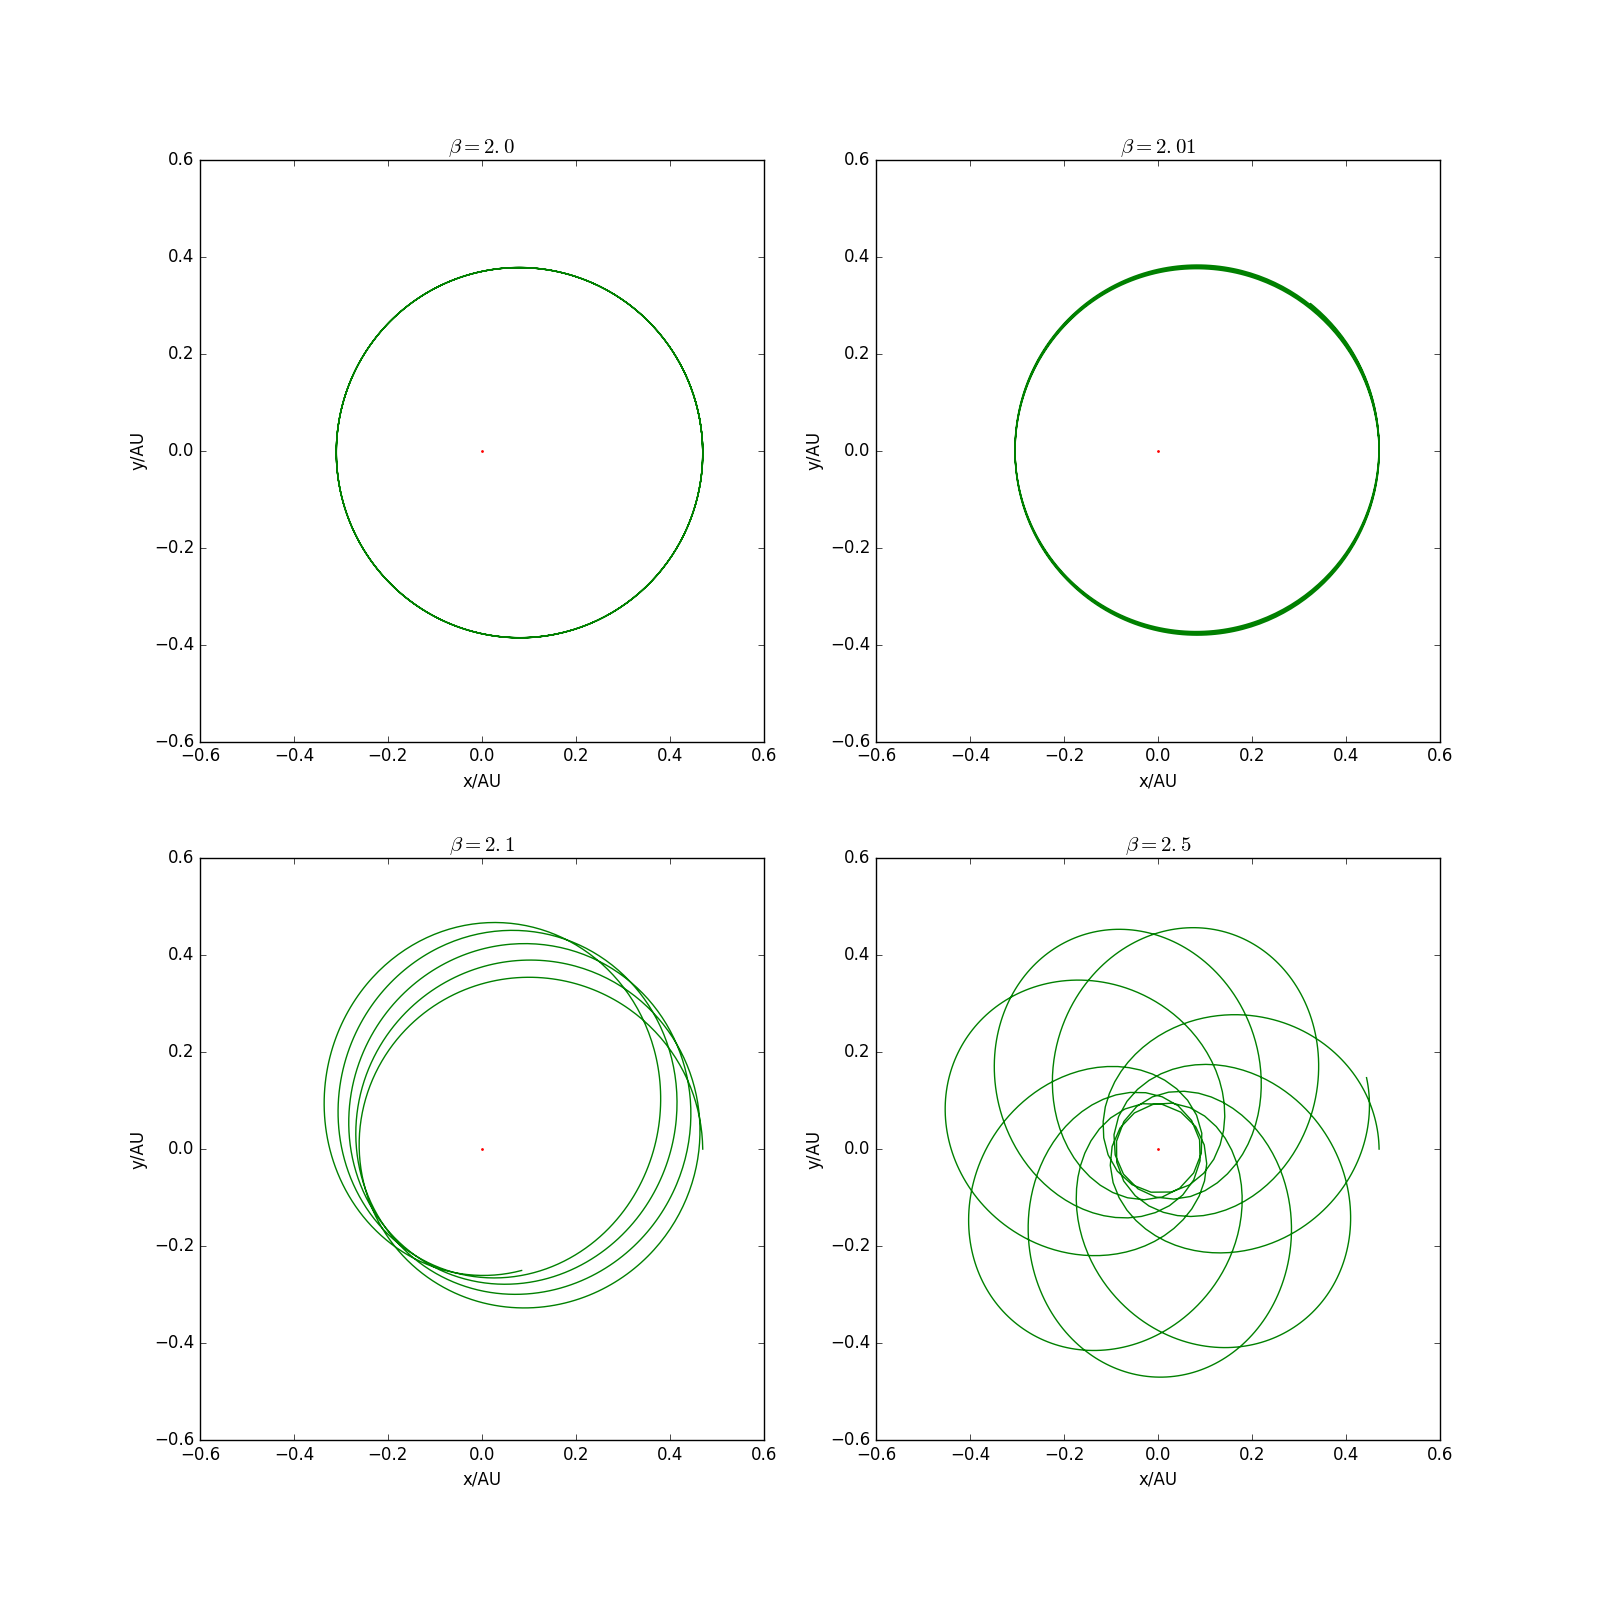

Reproduce this figure in Python.
'''
solar system
astronomical units
'''

import numpy as np
from pylab import *
from math import *
import mpl_toolkits.mplot3d

#Determine the initial value
def initial(a,e):
    x0=a*(1+e)
    y0=0
    v_x0=0
    v_y0=2*pi*sqrt((1-e)/(a*(1+e)))
    return [x0,y0,v_x0,v_y0]

def orbits(beta):
    i_M=initial(0.39,0.206)
    x0=i_M[0]
    x=[]
    x.append(x0)
    y0=i_M[1]
    y=[]
    y.append(y0)
    v_x0=i_M[2]
    v_x=[]
    v_x.append(v_x0)
    v_y0=i_M[3]
    v_y=[]
    v_y.append(v_y0)
    r=[]
    r.append(sqrt(x0**2+y0**2))
    time=1
    dt=0.001

    for i in range(int(time/dt)):
        v_x.append(v_x[i]-4*pi**2*x[i]/(r[i]**(beta+1))*dt)
        x.append(x[i]+v_x[i+1]*dt)
        v_y.append(v_y[i]-4*pi**2*y[i]/(r[i]**(beta+1))*dt)
        y.append(y[i]+v_y[i+1]*dt)
        r.append(sqrt(x[i+1]**2+y[i+1]**2))
    return [x,y,v_x,v_y,r]

#The orbits of planet

M1=orbits(2.0)
x_M1=M1[0]
y_M1=M1[1]
M2=orbits(2.01)
x_M2=M2[0]
y_M2=M2[1]
M3=orbits(2.1)
x_M3=M3[0]
y_M3=M3[1]
M4=orbits(2.5)
x_M4=M4[0]
y_M4=M4[1]
#plot
figure(figsize=[16,16])

subplot(221)#3 numbers:the total number of rows,columns and the number of subplot
plot(x_M1,y_M1,color='green')
scatter(0,0,s=1,color='red')
title(r'$\beta=2.0$',fontsize=15)
xlabel('x/AU')
xlim(-0.6,0.6)
ylabel('y/AU')
ylim(-0.6,0.6)

subplot(222)
plot(x_M2,y_M2,color='green')
scatter(0,0,s=1,color='red')
title(r'$\beta=2.01$',fontsize=15)
xlabel('x/AU')
xlim(-0.6,0.6)
ylabel('y/AU')
ylim(-0.6,0.6)

subplot(223)
plot(x_M3,y_M3,color='green')
scatter(0,0,s=1,color='red')
title(r'$\beta=2.1$',fontsize=15)
xlabel('x/AU')
xlim(-0.6,0.6)
ylabel('y/AU')
ylim(-0.6,0.6)

subplot(224)
plot(x_M4,y_M4,color='green')
scatter(0,0,s=1,color='red')
title(r'$\beta=2.5$',fontsize=15)
xlabel('x/AU')
xlim(-0.6,0.6)
ylabel('y/AU')
ylim(-0.6,0.6)

savefig('4.2 non-2.png')
show()
